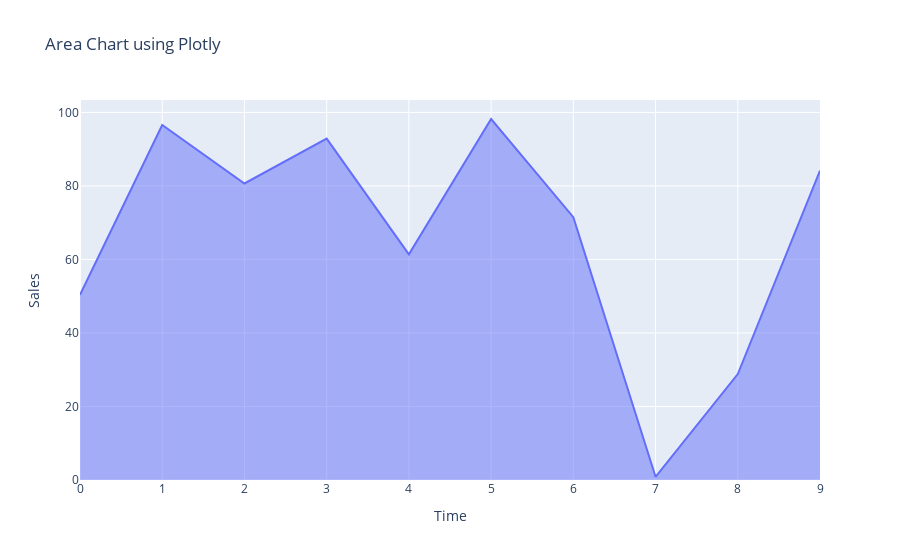

The notebook cell this image was saved under:
### Markdown cell above
Area Chart - plotly

### Code cell
# # Sample data (e.g., sales over time)
# x = np.arange(10)
# y = np.random.rand(10) * 100  # Random sales data

# # Create a DataFrame
# df = pd.DataFrame({"Time": x, "Sales": y})

# # Create area chart
# fig = px.area(df, x="Time", y="Sales", title="Area Chart using Plotly")

# # Show plot
# fig.show()

### Figure 1 — Plotly figure (JSON) as saved in the notebook; plotly's stock layout.template omitted (floating-point values rounded to 4 significant figures)
{"data": [{"fillpattern": {"shape": ""}, "hovertemplate": "Time=%{x}<br>Sales=%{y}<extra></extra>", "legendgroup": "", "line": {"color": "#636efa"}, "marker": {"symbol": "circle"}, "mode": "lines", "name": "", "orientation": "v", "showlegend": false, "stackgroup": "1", "type": "scatter", "x": [0, 1, 2, 3, 4, 5, 6, 7, 8, 9], "xaxis": "x", "y": [50.36, 96.56, 80.67, 92.85, 61.39, 98.2, 71.5, 0.8659, 28.81, 84.14], "yaxis": "y"}], "layout": {"legend": {"tracegroupgap": 0}, "title": {"text": "Area Chart using Plotly"}, "xaxis": {"anchor": "y", "domain": [0, 1], "title": {"text": "Time"}}, "yaxis": {"anchor": "x", "domain": [0, 1], "title": {"text": "Sales"}}}}
